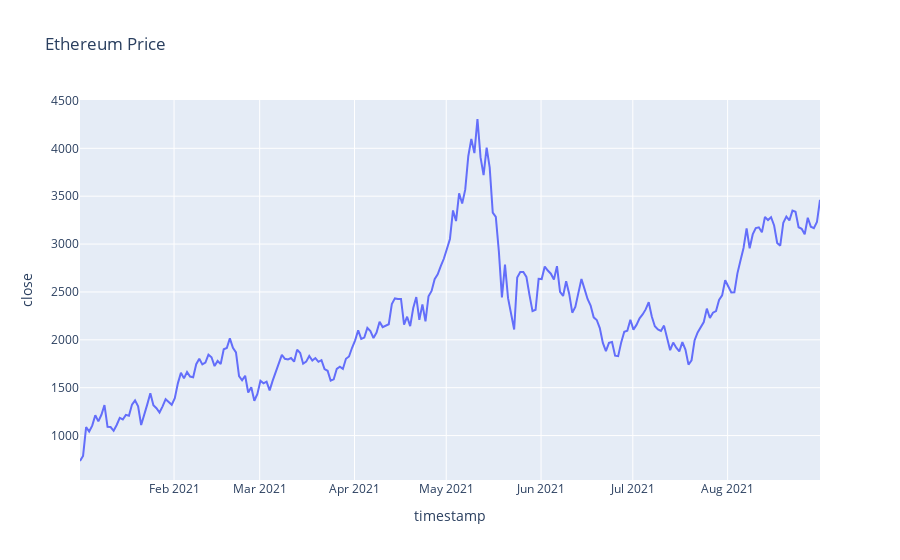

Notebook code for this chart:
### Code cell
eth_prices_chart = px.line(
    eth_prices,
    x="timestamp",
    y="close",
    title="Ethereum Price",
)
eth_prices_chart

### Figure 1 — Plotly figure (JSON) as saved in the notebook; plotly's stock layout.template omitted (floating-point values rounded to 4 significant figures; data arrays with more than 128 entries replaced by an {"elided": "..."} marker saying what was removed)
{"data": [{"hovertemplate": "timestamp=%{x}<br>close=%{y}<extra></extra>", "legendgroup": "", "line": {"color": "#636efa", "dash": "solid"}, "marker": {"symbol": "circle"}, "mode": "lines", "name": "", "orientation": "v", "showlegend": false, "type": "scatter", "x": {"elided": "243 str values"}, "xaxis": "x", "y": {"elided": "243 float values"}, "yaxis": "y"}], "layout": {"autosize": true, "legend": {"tracegroupgap": 0}, "title": {"text": "Ethereum Price"}, "xaxis": {"anchor": "y", "autorange": true, "domain": [0, 1], "range": ["2021-01-01 06:00", "2021-08-31 05:00"], "title": {"text": "timestamp"}, "type": "date"}, "yaxis": {"anchor": "x", "autorange": true, "domain": [0, 1], "range": [536.2, 4504.0], "title": {"text": "close"}, "type": "linear"}}}
